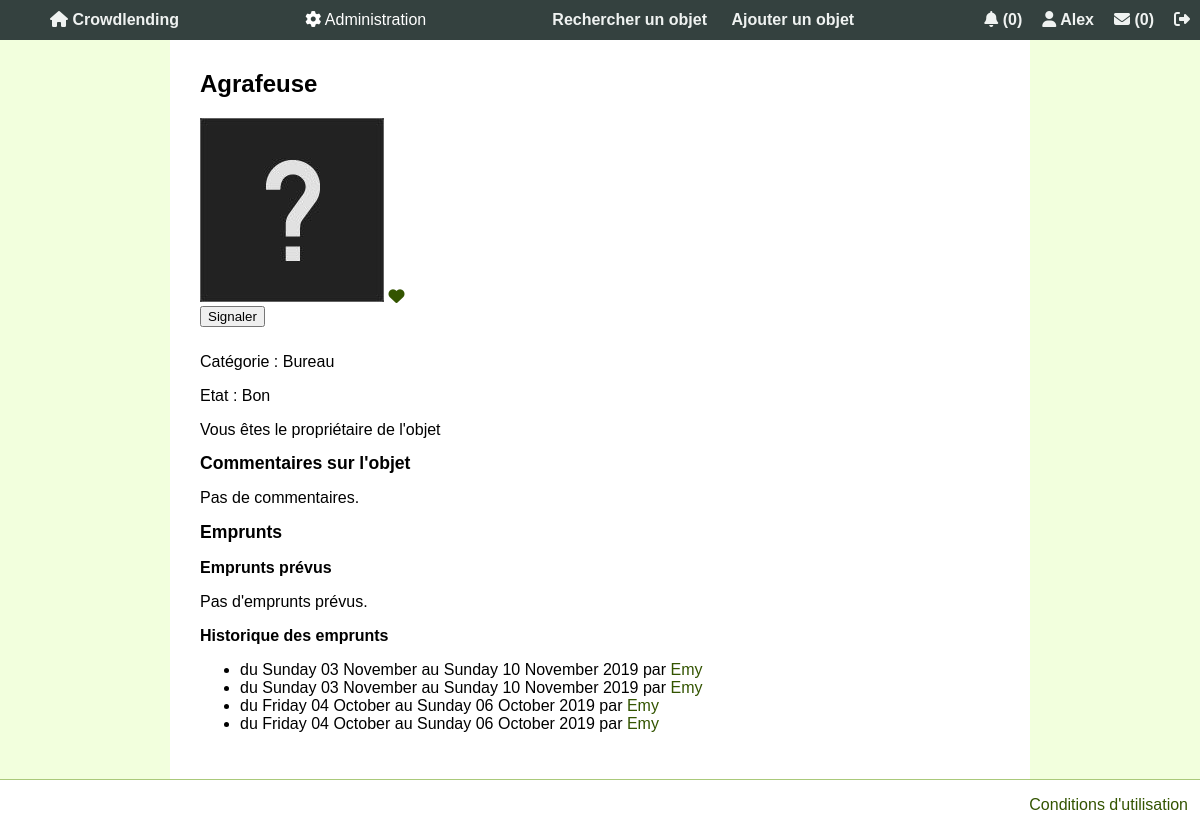
The app's page /voirObjet.php?id=1 (signed in) with its own data.
### tables this page shows
CREATE TABLE Membre
(
    idMembre INT PRIMARY KEY NOT NULL AUTO_INCREMENT,
    pseudo VARCHAR(16) NOT NULL UNIQUE,
    email VARCHAR(100) NOT NULL UNIQUE,
    mdp VARCHAR(200) NOT NULL,
    nom VARCHAR(50) NOT NULL,
    prenom VARCHAR(50) NOT NULL,
    adresse VARCHAR(200) NOT NULL,
    telephone VARCHAR(15) NOT NULL,
    idRole INT NOT NULL,
    note int,
    image varchar(255) DEFAULT 'profil.png',
    banni BOOLEAN NOT NULL DEFAULT FALSE,
    cle varchar(32) NOT NULL,
    actif int(11) DEFAULT NULL,
    CONSTRAINT UC_Membre UNIQUE (pseudo,email),
    FOREIGN KEY (idRole) REFERENCES Role(idRole)
);

CREATE TABLE Objet
(
  idObjet INT PRIMARY KEY NOT NULL AUTO_INCREMENT,
  nom VARCHAR(200) NOT NULL,
  idCategorie INT NOT NULL,
    idEtat INT NOT NULL,
  idPossesseur INT NOT NULL,
    signale INT NOT NULL DEFAULT 0,
	image varchar(255) DEFAULT 'default.jpg',
  FOREIGN KEY (idCategorie) REFERENCES Categorie(idCategorie),
    FOREIGN KEY (idEtat) REFERENCES Etat(idEtat),
  FOREIGN KEY (idPossesseur) REFERENCES Membre(idMembre)
);

CREATE TABLE Categorie
(
  idCategorie INT PRIMARY KEY NOT NULL AUTO_INCREMENT,
  nom VARCHAR(200) NOT NULL UNIQUE
);

CREATE TABLE Etat
(
    idEtat INT PRIMARY KEY NOT NULL AUTO_INCREMENT,
    nom VARCHAR(200) NOT NULL
);

CREATE TABLE Emprunt
(
    idEmprunt INT PRIMARY KEY NOT NULL AUTO_INCREMENT,
    idObjet INT NOT NULL,
    dateDebut DATE NOT NULL,
    dateFin DATE NOT NULL,
    idEmprunteur INT NOT NULL,
    validation TINYINT(1) NOT NULL DEFAULT 0,
    commentaire VARCHAR(2000),
    date_commentaire VARCHAR(2000),
    noteEmprunteur INT DEFAULT 0,
    FOREIGN KEY (idObjet)  REFERENCES Objet(idObjet) ON DELETE CASCADE,
    FOREIGN KEY (idEmprunteur)  REFERENCES Membre(idMembre)
);

### voirObjet.php (the view, shortened to what this page needs)
<?php require "header.php" ?>
<section>
	<?php
	if (isset($_GET['id']))
	{
		$query = $bdd->prepare
		("SELECT O.nom AS nom, C.nom AS cat, E.nom AS etat, M.pseudo AS prop, M.idMembre AS idP
			FROM Objet O, Categorie C, Etat E, Membre M
			WHERE O.idObjet = :idObjet
			AND O.idCategorie = C.idCategorie
			AND O.idEtat = E.idEtat
			AND O.idPossesseur = M.idMembre");
		$query->execute(array('idObjet' => $_GET['id']));
		if ($query->rowCount() > 0)
		{
			$row = $query->fetch();
			$proprietaire = (isset($_SESSION['id']) && $row['idP'] == $_SESSION['id']);
			if (isset($_SESSION['id'])){
				$favoris = $bdd->prepare
				("SELECT * FROM Favori
					WHERE idObjet = :idObjet AND idMembre = :idMembre");
				$favoris->execute(array('idObjet' => $_GET['id'],
									'idMembre' => $_SESSION['id']));
				$mesFavoris=$favoris->fetch();
			}
			echo '<h1>' . $row['nom'] . '</h1>';
			$queryImg = $bdd->prepare("SELECT image FROM Objet WHERE idObjet =:idObjet ");
			$queryImg->execute(array('idObjet' => $_GET['id']));
			if($queryImg->rowCount() > 0){
				while($rowImg = $queryImg->fetch(PDO::FETCH_ASSOC)){
					$imageURL = 'images/objects/'.$rowImg["image"];
			?>
    <img src="<?php echo $imageURL; ?>" />
			<?php 	}
				}else{ ?>
    <image src="images/objects/default.jpg">
			<?php 	}
			if (isset($_SESSION['id'])){
				$idObjet = $_GET['id'];
				if ($favoris->rowCount() > 0)
				{
					echo '<a href="supprimerFavori.php?idFavori='.$mesFavoris['idFavori'].'&idObjetFav='.$idObjet.'"> <i class="far fa-heart"></i></a>';
				}
				elseif ($favoris->rowCount() == 0)
				{
					echo '<a href="ajoutFavori.php?idObjetFav='.$idObjet.'"> <i class="fas fa-heart"></i></a>';
				}
			}
			if (isset($_SESSION['id'])){
					$idObjet = $_GET['id'];
					echo "<form action=\"signalerObjet.php?id=$idObjet\" method=\"post\">
							<input type=\"submit\" value=\"Signaler\"  >
							<input type=\"hidden\" name=\"objetsign\" value='".$_GET['id']."'>
						 </form>";
			}
			echo "<p>Catégorie : " . $row['cat'] . "</p>";
			echo "<p>Etat : " . $row['etat'] . "</p>";
			if($proprietaire){
				echo "Vous êtes le propriétaire de l'objet";
			}
			else{
				echo "<p>Propriétaire : <a href='voirMembre.php?id=" . $row['idP'] . "'>". $row['prop'] . "</a></p>";
			}
			echo "<h2>Commentaires sur l'objet</h2>";
			$exist = false;
			if($exist == false){
				echo "Pas de commentaires.";
			}
			if(isset($_SESSION['id'])){
				if(!$proprietaire){
					echo '<hr>';
					echo "<h2> Mes emprunts</h2>";
				}
				else{
					echo "<h2>Emprunts</h2>";
				}
				afficherEmpruntsFuturs($bdd, $proprietaire);
				afficherHistoriqueEmprunts($bdd, $proprietaire);
			}
		}
		else {
			echo "L'objet n'existe pas";
		}
	}
	else {
		echo "Lien invalide";
	}
	?>
	<?php
	function afficherHistoriqueEmprunts($bdd, $proprietaire){
		echo "<h3> Historique des emprunts</h3>";
		if($proprietaire){
			$query = $bdd->prepare
			("SELECT E.idEmprunt, E.idEmprunteur, dateDebut, dateFin, M.pseudo AS emprunteur
				FROM Emprunt E, Membre M
				WHERE E.idEmprunteur = M.idMembre
				AND E.idObjet = :idObjet
				AND dateFin < CURDATE()
				AND validation = 1
				ORDER BY dateDebut DESC");
			$query->execute(array('idObjet' => $_GET['id']));
			if($query->rowCount() > 0) {
				echo "<ul>";
				while($row = $query->fetch()){
					$dateDeb = new DateTime($row['dateDebut']);
					$dateFin = new DateTime($row['dateFin']);
					echo "<li> du " . strftime('%A %d %B ', $dateDeb->getTimeStamp()) .
					" au " . strftime('%A %d %B %G', $dateFin->getTimeStamp()) .
					" par <a href ='voirMembre.php?id=" . $row['idEmprunteur'] . "'>" . $row['emprunteur'] . "</a></li>";
				}
				echo "</ul>";
			}
			else{
				echo "L'objet n'a jamais été emprunté.";
			}
		}
	}
	function afficherEmpruntsFuturs($bdd, $proprietaire){
		echo "<h3> Emprunts prévus </h3>";
		if($proprietaire){
			$query = $bdd->prepare
			("SELECT E.idEmprunt, E.idEmprunteur, dateDebut, dateFin, M.pseudo AS emprunteur
				FROM Emprunt E, Membre M
				WHERE E.idEmprunteur = M.idMembre
				AND E.idObjet = :objet
				AND dateFin >= CURDATE()
				AND validation = 1
				ORDER BY dateDebut");
			$query->execute(array('objet' => $_GET['id']));
			if($query->rowCount() > 0) {
				echo "<ul>";
				while($row = $query->fetch()){
					$dateDeb = new DateTime($row['dateDebut']);
					$dateFin = new DateTime($row['dateFin']);
					echo "<li> du " . strftime('%A %d %B ', $dateDeb->getTimeStamp()) .
					" au " . strftime('%A %d %B %G', $dateFin->getTimeStamp()) .
					" par <a href ='voirMembre.php?id=" . $row['idEmprunteur'] . "'>" . $row['emprunteur'] . "</a></li>";
				}
				echo "</ul>";
			}
			else{
				echo "Pas d'emprunts prévus.";
			}
		}
	}
	?>
</section>
<?php require "footer.php" ?>

### header.php (shortened to what this page needs)
<!DOCTYPE HTML>
<html lang="fr">
<head>
	<link rel="stylesheet" media="screen" type="text/css" href="style/style.css"/>
</head>
<body>
	<?php
	require_once("connexionBD.php");
	if(isset($_SESSION['id'])){
		$query = $bdd->prepare("SELECT pseudo, idRole, banni FROM Membre WHERE idMembre = ?");
		$query->execute(array($_SESSION['id']));
		$row = $query->fetch();
	}
	?>
	<header>
		<nav>
			<ul>
				<div>
					<li><a href="index.php"> <i class="fas fa-home"></i> Crowdlending</a></li>
				</div>
				<div>
				<?php
					if(isset($_SESSION['id'])){
						if($row['idRole'] == 1) {
							$nbsign = $bdd->query('SELECT COUNT(*) AS nbSign FROM Objet WHERE signale = 1');
							$rowsign = $nbsign->fetch();
							$nbrec = $bdd->query('SELECT COUNT(*) AS nbRec FROM Reclamation');
							$rowrec = $nbrec->fetch();
							echo ' <div class="dropdown">
									<button class="dropbtn"><i class="fas fa-cog"></i> Administration</button>
									<div class="dropdown-content">
										<a href="Charte.php"> Charte de l\'utilisation </a>
										<a href="gestionCategories.php"> Gestion catégories </a>
										<a href="ListObjSignale.php"> Objets signalés(' . $rowsign['nbSign'] . ')  </a>
										<a href="ListeReclamations.php"> Reclamations(' . $rowrec['nbRec'] . ')  </a>
									  </div>
									</div> ';
						}
					}
					?>
				</div>
				<div>
					<li><a href="recherche.php"> Rechercher un objet </a></li>
					<li><a href="formAddObjet.php"> Ajouter un objet </a></li>
				</div>
				<div>
					<?php
					if(isset($_SESSION['id'])){
						$nbNotif = $bdd->prepare('SELECT COUNT(*) AS nbNotif FROM Notification WHERE idMembreNotif = :idMembre AND lu = FALSE');
						$nbNotif->execute(array('idMembre'=>$_SESSION['id']));
						$rowNotif = $nbNotif->fetch();
						echo '<li><a href="notifications.php"> <i class="fas fa-bell"></i> (' . $rowNotif['nbNotif'] . ')</a></li>';
						echo '<li><a href="espacePerso.php"> <i class="fas fa-user"></i> ' . $row['pseudo'] . '</a></li>';
						$nbNotifMes = $bdd->prepare('SELECT COUNT(*) AS nbNotifMes FROM NotificationMessage WHERE idRecepteur = :idMembre AND lu = FALSE');
						$nbNotifMes->execute(array('idMembre'=>$_SESSION['id']));
						$rowNotifMes = $nbNotifMes->fetch();
						echo "<li><a title = 'Messagerie' href='messages.php'><i class='fas fa-envelope'></i></i> (" . $rowNotifMes['nbNotifMes'] . ")</a></li>";
						echo "<li><a title = 'Déconnexion' href='deconnexion.php'><i class='fas fa-sign-out-alt'></i></a></li>";
					}
					else{
						echo '<li><a href="login.php"> Se connecter </a></li>';
					}
					?>
				</div>
			</ul>
		</nav>
	</header>

### footer.php
		<footer>
			<p> <a href="Charte.html" target="_blank">Conditions d'utilisation</a></p>
		</footer>
	</body>
</html>

### style/style.css (style rules this page uses)
html { height: 100%; width: 100%; margin:0px; padding: 0px; }
body { margin:0px; padding: 0px; width: 100%; font-family: Arial, Verdana, Geneva, sans-serif; background-color: #f2ffdd; min-height:100vh; display:flex; flex-direction:column; }
section { flex-grow: 1; padding: 30px; margin: auto; width: 800px; background-color: white; padding-top: 50px; }
footer { height: 50px; width:99%; padding-right: 1%; background-color:white; text-align: right; border-top: 1px solid #aac97a; }
header { position: fixed; top: 0; width: 100%; height:40px; background-color:#34413F; display: flex; justify-content: center; }
a, a:visited { color:#335400; text-decoration: none; }
nav { flex: 1 1 auto; display: flex; justify-content: center; }
nav ul { list-style-type:none; flex: 1 1 auto; display:flex; justify-content: space-between; align-items: center; }
nav ul li { display:inline-flex; }
nav ul li a { text-align: center; padding: 10px 10px; text-decoration: none; font-weight: bold; color: black; }
header nav ul li a, header nav ul li a:visited { text-align: center; padding: 10px 10px; text-decoration: none; font-weight: bold; color:#EFF2F1; }
h1 { font-size: 1.5em }
h2 { font-size: 1.1em }
h3 { font-size : 1em; }
input, textarea, select { text-align: left; margin-bottom: 10px; }
.dropbtn { background-color: #34413F; color: white; height: 40px; font-size: 16px; border: none; }
.dropdown { position: relative; display: inline-block; }

### records on screen
membre: pseudo "Alex"
objet: nom "Agrafeuse", image (placeholder picture), idCategorie.nom "Bureau", idEtat.nom "Bon"
emprunt: dateDebut "Sunday 03 November", dateFin "Sunday 10 November 2019", idEmprunteur.pseudo "Emy"
emprunt: dateDebut "Sunday 03 November", dateFin "Sunday 10 November 2019", idEmprunteur.pseudo "Emy"
emprunt: dateDebut "Friday 04 October", dateFin "Sunday 06 October 2019", idEmprunteur.pseudo "Emy"
emprunt: dateDebut "Friday 04 October", dateFin "Sunday 06 October 2019", idEmprunteur.pseudo "Emy"

### other values on screen
$rowNotif['nbNotif'] "0"
$rowNotifMes['nbNotifMes'] "0"
